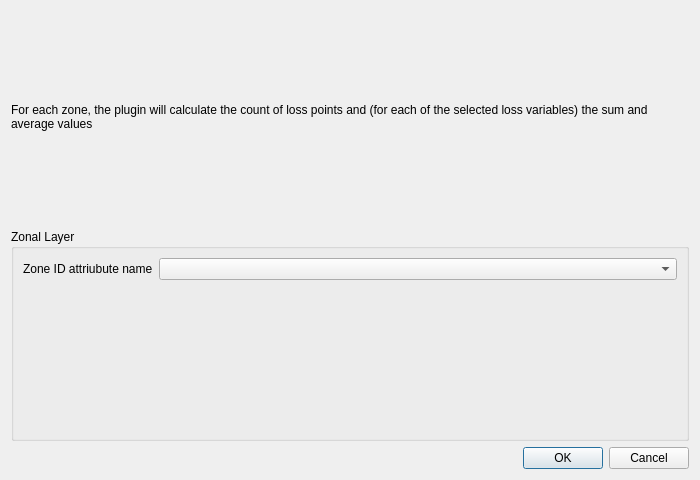
<?xml version="1.0" encoding="UTF-8"?>
<ui version="4.0">
 <class>AttributeSelctionDialog</class>
 <widget class="QDialog" name="AttributeSelctionDialog">
  <property name="windowModality">
   <enum>Qt::WindowModal</enum>
  </property>
  <property name="geometry">
   <rect>
    <x>0</x>
    <y>0</y>
    <width>700</width>
    <height>480</height>
   </rect>
  </property>
  <property name="windowTitle">
   <string>Aggregate loss by zone</string>
  </property>
  <property name="modal">
   <bool>true</bool>
  </property>
  <layout class="QVBoxLayout" name="verticalLayout">
   <item>
    <layout class="QVBoxLayout" name="vertical_layout">
     <property name="topMargin">
      <number>0</number>
     </property>
     <item>
      <widget class="QLabel" name="label">
       <property name="text">
        <string>For each zone, the plugin will calculate the count of loss points and (for each of the selected loss variables) the sum and average values</string>
       </property>
       <property name="wordWrap">
        <bool>true</bool>
       </property>
      </widget>
     </item>
     <item>
      <widget class="QGroupBox" name="groupBox_2">
       <property name="title">
        <string>Zonal Layer</string>
       </property>
       <layout class="QFormLayout" name="formLayout_2">
        <property name="fieldGrowthPolicy">
         <enum>QFormLayout::AllNonFixedFieldsGrow</enum>
        </property>
        <item row="0" column="0">
         <widget class="QLabel" name="zone_id_attr_name_zone_lbl">
          <property name="text">
           <string>Zone ID attriubute name</string>
          </property>
         </widget>
        </item>
        <item row="0" column="1">
         <widget class="QComboBox" name="zone_id_attr_name_zone_cbox"/>
        </item>
       </layout>
      </widget>
     </item>
    </layout>
   </item>
   <item>
    <widget class="QDialogButtonBox" name="buttonBox">
     <property name="orientation">
      <enum>Qt::Horizontal</enum>
     </property>
     <property name="standardButtons">
      <set>QDialogButtonBox::Cancel|QDialogButtonBox::Ok</set>
     </property>
    </widget>
   </item>
  </layout>
 </widget>
 <resources/>
 <connections>
  <connection>
   <sender>buttonBox</sender>
   <signal>accepted()</signal>
   <receiver>AttributeSelctionDialog</receiver>
   <slot>accept()</slot>
   <hints>
    <hint type="sourcelabel">
     <x>248</x>
     <y>254</y>
    </hint>
    <hint type="destinationlabel">
     <x>157</x>
     <y>274</y>
    </hint>
   </hints>
  </connection>
  <connection>
   <sender>buttonBox</sender>
   <signal>rejected()</signal>
   <receiver>AttributeSelctionDialog</receiver>
   <slot>reject()</slot>
   <hints>
    <hint type="sourcelabel">
     <x>316</x>
     <y>260</y>
    </hint>
    <hint type="destinationlabel">
     <x>286</x>
     <y>274</y>
    </hint>
   </hints>
  </connection>
 </connections>
</ui>
